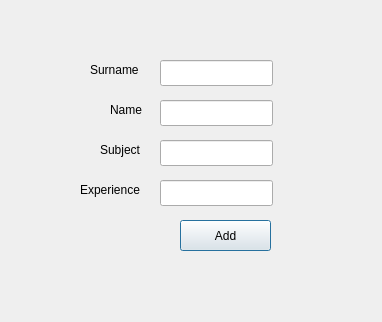
<?xml version="1.0" encoding="UTF-8"?>
<ui version="4.0">
 <class>addvector</class>
 <widget class="QDialog" name="addvector">
  <property name="geometry">
   <rect>
    <x>0</x>
    <y>0</y>
    <width>382</width>
    <height>322</height>
   </rect>
  </property>
  <property name="windowTitle">
   <string>Dialog</string>
  </property>
  <widget class="QPushButton" name="pushButton_2">
   <property name="geometry">
    <rect>
     <x>180</x>
     <y>220</y>
     <width>91</width>
     <height>31</height>
    </rect>
   </property>
   <property name="text">
    <string>Add</string>
   </property>
  </widget>
  <widget class="QLineEdit" name="surname1">
   <property name="geometry">
    <rect>
     <x>160</x>
     <y>60</y>
     <width>113</width>
     <height>26</height>
    </rect>
   </property>
  </widget>
  <widget class="QLineEdit" name="name1">
   <property name="geometry">
    <rect>
     <x>160</x>
     <y>100</y>
     <width>113</width>
     <height>26</height>
    </rect>
   </property>
  </widget>
  <widget class="QLineEdit" name="experience1">
   <property name="geometry">
    <rect>
     <x>160</x>
     <y>180</y>
     <width>113</width>
     <height>26</height>
    </rect>
   </property>
  </widget>
  <widget class="QLineEdit" name="subject1">
   <property name="geometry">
    <rect>
     <x>160</x>
     <y>140</y>
     <width>113</width>
     <height>26</height>
    </rect>
   </property>
  </widget>
  <widget class="QLabel" name="label">
   <property name="geometry">
    <rect>
     <x>90</x>
     <y>60</y>
     <width>61</width>
     <height>19</height>
    </rect>
   </property>
   <property name="text">
    <string>Surname</string>
   </property>
  </widget>
  <widget class="QLabel" name="label_2">
   <property name="geometry">
    <rect>
     <x>110</x>
     <y>100</y>
     <width>41</width>
     <height>19</height>
    </rect>
   </property>
   <property name="text">
    <string>Name</string>
   </property>
  </widget>
  <widget class="QLabel" name="label_3">
   <property name="geometry">
    <rect>
     <x>100</x>
     <y>140</y>
     <width>51</width>
     <height>19</height>
    </rect>
   </property>
   <property name="text">
    <string>Subject</string>
   </property>
  </widget>
  <widget class="QLabel" name="label_4">
   <property name="geometry">
    <rect>
     <x>80</x>
     <y>180</y>
     <width>81</width>
     <height>20</height>
    </rect>
   </property>
   <property name="text">
    <string>Experience</string>
   </property>
  </widget>
 </widget>
 <resources/>
 <connections/>
</ui>
